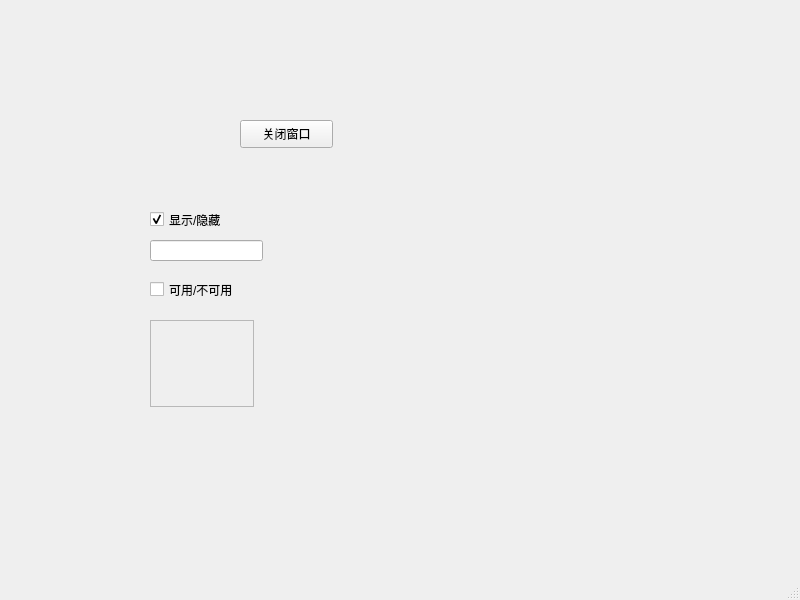
<?xml version="1.0" encoding="UTF-8"?>
<ui version="4.0">
 <class>MainWindow</class>
 <widget class="QMainWindow" name="MainWindow">
  <property name="geometry">
   <rect>
    <x>0</x>
    <y>0</y>
    <width>800</width>
    <height>600</height>
   </rect>
  </property>
  <property name="windowTitle">
   <string>MainWindow</string>
  </property>
  <widget class="QWidget" name="centralwidget">
   <widget class="QPushButton" name="pushButton">
    <property name="geometry">
     <rect>
      <x>240</x>
      <y>120</y>
      <width>93</width>
      <height>28</height>
     </rect>
    </property>
    <property name="text">
     <string>关闭窗口</string>
    </property>
   </widget>
   <widget class="QCheckBox" name="checkBox">
    <property name="geometry">
     <rect>
      <x>150</x>
      <y>210</y>
      <width>91</width>
      <height>19</height>
     </rect>
    </property>
    <property name="text">
     <string>显示/隐藏</string>
    </property>
    <property name="checked">
     <bool>true</bool>
    </property>
   </widget>
   <widget class="QCheckBox" name="checkBox_2">
    <property name="geometry">
     <rect>
      <x>150</x>
      <y>280</y>
      <width>111</width>
      <height>19</height>
     </rect>
    </property>
    <property name="text">
     <string>可用/不可用</string>
    </property>
    <property name="checked">
     <bool>false</bool>
    </property>
   </widget>
   <widget class="QLineEdit" name="lineEdit">
    <property name="geometry">
     <rect>
      <x>150</x>
      <y>240</y>
      <width>113</width>
      <height>21</height>
     </rect>
    </property>
   </widget>
   <widget class="QTextEdit" name="textEdit">
    <property name="enabled">
     <bool>false</bool>
    </property>
    <property name="geometry">
     <rect>
      <x>150</x>
      <y>320</y>
      <width>104</width>
      <height>87</height>
     </rect>
    </property>
   </widget>
  </widget>
  <widget class="QMenuBar" name="menubar">
   <property name="geometry">
    <rect>
     <x>0</x>
     <y>0</y>
     <width>800</width>
     <height>26</height>
    </rect>
   </property>
  </widget>
  <widget class="QStatusBar" name="statusbar"/>
 </widget>
 <resources/>
 <connections>
  <connection>
   <sender>pushButton</sender>
   <signal>clicked()</signal>
   <receiver>MainWindow</receiver>
   <slot>close()</slot>
   <hints>
    <hint type="sourcelabel">
     <x>318</x>
     <y>168</y>
    </hint>
    <hint type="destinationlabel">
     <x>380</x>
     <y>201</y>
    </hint>
   </hints>
  </connection>
  <connection>
   <sender>checkBox</sender>
   <signal>toggled(bool)</signal>
   <receiver>lineEdit</receiver>
   <slot>setVisible(bool)</slot>
   <hints>
    <hint type="sourcelabel">
     <x>192</x>
     <y>244</y>
    </hint>
    <hint type="destinationlabel">
     <x>191</x>
     <y>272</y>
    </hint>
   </hints>
  </connection>
  <connection>
   <sender>checkBox_2</sender>
   <signal>toggled(bool)</signal>
   <receiver>textEdit</receiver>
   <slot>setEnabled(bool)</slot>
   <hints>
    <hint type="sourcelabel">
     <x>223</x>
     <y>315</y>
    </hint>
    <hint type="destinationlabel">
     <x>247</x>
     <y>352</y>
    </hint>
   </hints>
  </connection>
 </connections>
</ui>
